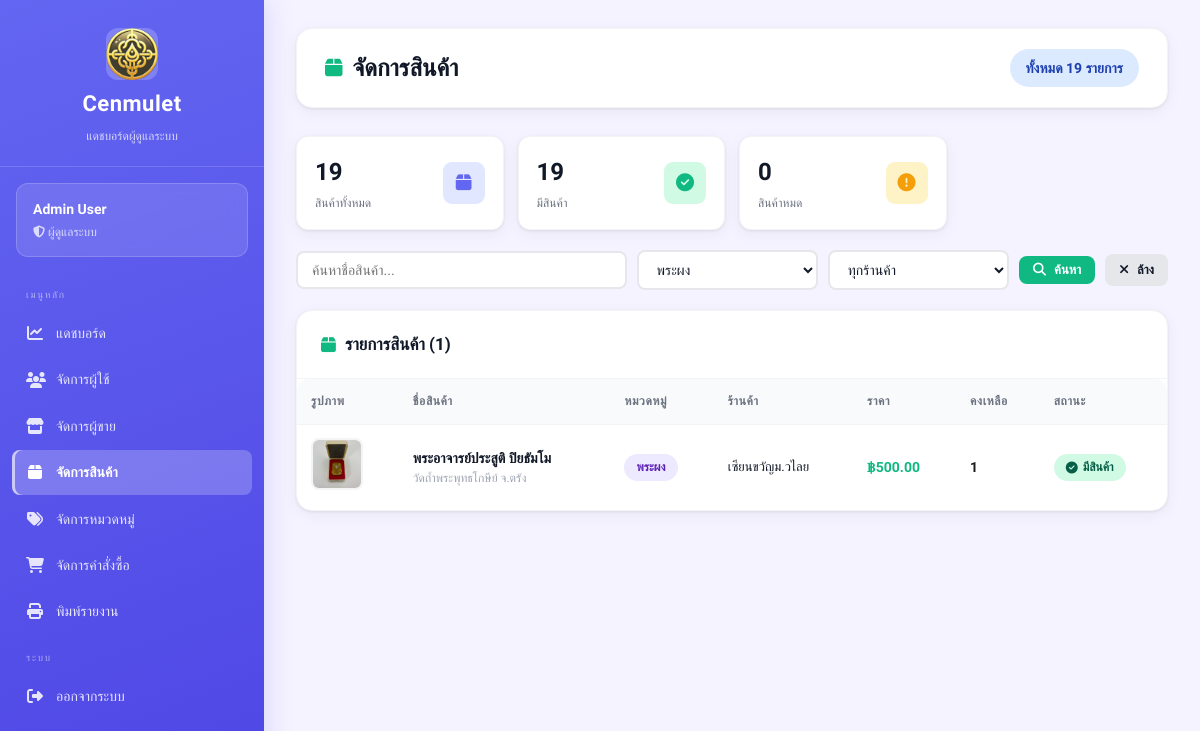
Before: /views/admin/products.php?cat=5 (signed in) with the older database file.
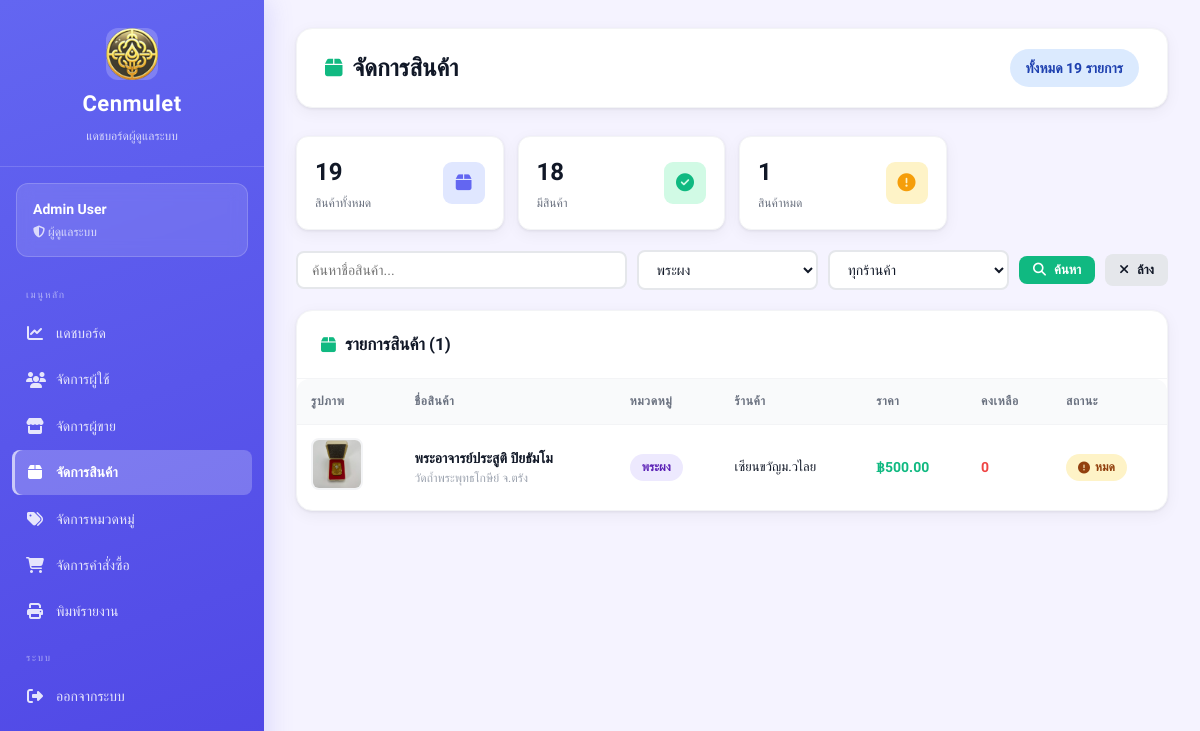
After: the same page with the newer database file.
### tables this page shows
CREATE TABLE amulets (
    id INTEGER PRIMARY KEY AUTOINCREMENT,
    amulet_name TEXT,
    source TEXT,
    quantity INTEGER,
    price REAL,
    image TEXT,
    sellerId INTEGER,
    categoryId INTEGER,
    FOREIGN KEY (sellerId) REFERENCES sellers(id),
    FOREIGN KEY (categoryId) REFERENCES categories(id)
);

CREATE TABLE categories (
    id INTEGER PRIMARY KEY AUTOINCREMENT,
    category_name TEXT
);

CREATE TABLE sellers (
    id INTEGER PRIMARY KEY AUTOINCREMENT,
    fullname TEXT,
    store_name TEXT,
    username TEXT UNIQUE,
    password TEXT,
    address TEXT,
    img_store TEXT,
    tel TEXT,
    pay_contax TEXT,
    id_per TEXT,
    img_per TEXT,

    status TEXT DEFAULT 'pending',
    reject_reason TEXT,
    reviewed_at DATETIME
, pay_bank TEXT);

### views/admin/products.php (the view, shortened to what the changed rows need)
<?php
require_once __DIR__ . "/../../config/db.php";
$cat_id   = (int)($_GET['cat']     ?? 0);
$conditions = [];
$params     = [];
if ($cat_id)   { $conditions[] = "a.categoryId = :cat";   $params[':cat'] = $cat_id; }
$where = $conditions ? "WHERE " . implode(" AND ", $conditions) : "";
$stmt = $db->prepare("
    SELECT a.*, c.category_name, s.store_name
    FROM amulets a
    LEFT JOIN categories c ON a.categoryId = c.id
    LEFT JOIN sellers s ON a.sellerId = s.id
    $where
    ORDER BY a.id DESC
");
$stmt->execute($params);
$products = $stmt->fetchAll(PDO::FETCH_ASSOC);
$total_products = $db->query("SELECT COUNT(*) FROM amulets")->fetchColumn();
$in_stock       = $db->query("SELECT COUNT(*) FROM amulets WHERE quantity > 0")->fetchColumn();
$out_stock      = $total_products - $in_stock;
?>
<!DOCTYPE html>
<html lang="th">
<head>
    <link rel="stylesheet" href="/public/css/dashboard.css">
    <link rel="stylesheet" href="https://cdnjs.cloudflare.com/ajax/libs/font-awesome/6.5.1/css/all.min.css">
</head>
<body class="admin">
<div class="dashboard-container">
<?php include __DIR__ . '/_sidebar.php'; ?>
<main class="main-content">
    <div class="top-bar">
        <h1><i class="fa-solid fa-box"></i> จัดการสินค้า</h1>
    </div>
    <div class="stats-mini" style="margin-bottom:20px">
        <div class="stat-mini">
            <div><div class="stat-mini-value"><?php echo $in_stock; ?></div><div class="stat-mini-label">มีสินค้า</div></div>
        </div>
        <div class="stat-mini">
            <div><div class="stat-mini-value"><?php echo $out_stock; ?></div><div class="stat-mini-label">สินค้าหมด</div></div>
        </div>
    </div>
    <div class="card">
        <div class="card-header">
            <h2><i class="fa-solid fa-box"></i> รายการสินค้า (<?php echo count($products); ?>)</h2>
        </div>
        <div class="table-wrapper">
        <?php if (count($products) > 0): ?>
        <table>
            <thead>
                <tr>
                    <th>รูปภาพ</th>
                    <th>ชื่อสินค้า</th>
                    <th>หมวดหมู่</th>
                    <th>ร้านค้า</th>
                    <th>ราคา</th>
                    <th>คงเหลือ</th>
                    <th>สถานะ</th>
                </tr>
            </thead>
            <tbody>
            <?php foreach ($products as $p): ?>
            <tr>
                <td>
                    <?php if (!empty($p['image'])): ?>
                    <img src="/uploads/amulets/<?php echo htmlspecialchars($p['image']); ?>"
                         class="product-img" alt="">
                    <?php else: ?>
                    <div class="no-image"><i class="fa-solid fa-image"></i></div>
                    <?php endif; ?>
                </td>
                <td>
                    <strong><?php echo htmlspecialchars($p['amulet_name']); ?></strong>
                    <?php if (!empty($p['source'])): ?>
                    <div style="font-size:12px;color:#9ca3af"><?php echo htmlspecialchars($p['source']); ?></div>
                    <?php endif; ?>
                </td>
                <td><span class="badge badge-purple"><?php echo htmlspecialchars($p['category_name'] ?? '-'); ?></span></td>
                <td>
                    <div style="font-size:13px;font-weight:500"><?php echo htmlspecialchars($p['store_name'] ?? '-'); ?></div>
                </td>
                <td><strong style="color:#10b981">฿<?php echo number_format($p['price'], 2); ?></strong></td>
                <td style="font-weight:600;color:<?php echo $p['quantity'] > 0 ? '#1a1a1a' : '#ef4444'; ?>">
                    <?php echo number_format($p['quantity']); ?>
                </td>
                <td>
                    <?php if ($p['quantity'] > 0): ?>
                    <span class="badge badge-success"><i class="fa-solid fa-circle-check"></i> มีสินค้า</span>
                    <?php else: ?>
                    <span class="badge badge-warning"><i class="fa-solid fa-circle-exclamation"></i> หมด</span>
                    <?php endif; ?>
                </td>
            </tr>
            <?php endforeach; ?>
            </tbody>
        </table>
        <?php endif; ?>
        </div>
    </div>
</main>
</div>
</body>
</html>

Changed rows visible on the page:
changed amulets "พระอาจารย์ประสูติ ปิยธัมโม": quantity "1" → "0"; quantity "มีสินค้า" → "หมด"
Other visible differences:
$in_stock: "19" → "18"
$out_stock: "0" → "1"
